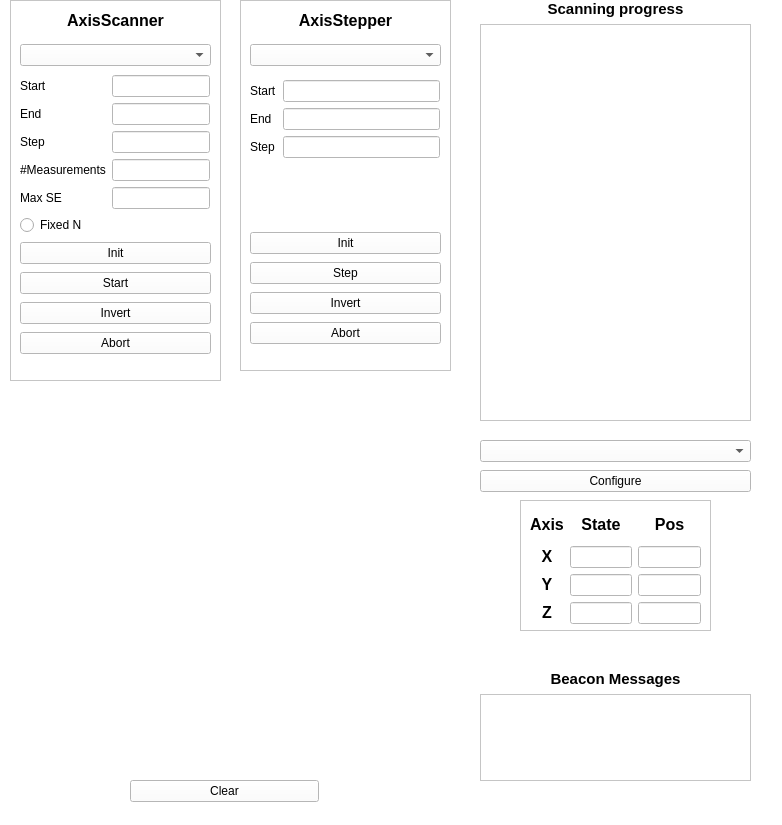
<?xml version="1.0" encoding="UTF-8"?>
<ui version="4.0">
 <class>StateMachinesGui</class>
 <widget class="QWidget" name="StateMachinesGui">
  <property name="geometry">
   <rect>
    <x>0</x>
    <y>0</y>
    <width>782</width>
    <height>825</height>
   </rect>
  </property>
  <property name="windowTitle">
   <string>Form</string>
  </property>
  <property name="styleSheet">
   <string notr="true">background: white;
</string>
  </property>
  <widget class="QFrame" name="frame_9">
   <property name="geometry">
    <rect>
     <x>10</x>
     <y>0</y>
     <width>211</width>
     <height>381</height>
    </rect>
   </property>
   <property name="frameShape">
    <enum>QFrame::StyledPanel</enum>
   </property>
   <property name="frameShadow">
    <enum>QFrame::Raised</enum>
   </property>
   <widget class="QWidget" name="formLayoutWidget_2">
    <property name="geometry">
     <rect>
      <x>10</x>
      <y>75</y>
      <width>190</width>
      <height>180</height>
     </rect>
    </property>
    <layout class="QFormLayout" name="formLayout_9">
     <item row="0" column="0">
      <widget class="QLabel" name="label">
       <property name="text">
        <string>Start</string>
       </property>
      </widget>
     </item>
     <item row="0" column="1">
      <widget class="QLineEdit" name="lineEdit_axisScan_start"/>
     </item>
     <item row="1" column="0">
      <widget class="QLabel" name="label_6">
       <property name="text">
        <string>End</string>
       </property>
      </widget>
     </item>
     <item row="1" column="1">
      <widget class="QLineEdit" name="lineEdit_axisScan_end"/>
     </item>
     <item row="2" column="0">
      <widget class="QLabel" name="label_5">
       <property name="text">
        <string>Step</string>
       </property>
      </widget>
     </item>
     <item row="2" column="1">
      <widget class="QLineEdit" name="lineEdit_axisScan_step"/>
     </item>
     <item row="3" column="0">
      <widget class="QLabel" name="label_3">
       <property name="text">
        <string>#Measurements</string>
       </property>
      </widget>
     </item>
     <item row="3" column="1">
      <widget class="QLineEdit" name="lineEdit_axisScan_measurements"/>
     </item>
     <item row="4" column="0">
      <widget class="QLabel" name="label_4">
       <property name="text">
        <string>Max SE</string>
       </property>
      </widget>
     </item>
     <item row="4" column="1">
      <widget class="QLineEdit" name="lineEdit_axisScan_max_se"/>
     </item>
     <item row="5" column="0">
      <widget class="QRadioButton" name="radioButton_axisScan_fixed_n">
       <property name="text">
        <string>Fixed N</string>
       </property>
      </widget>
     </item>
    </layout>
   </widget>
   <widget class="QLabel" name="label_17">
    <property name="geometry">
     <rect>
      <x>40</x>
      <y>10</y>
      <width>131</width>
      <height>21</height>
     </rect>
    </property>
    <property name="text">
     <string>&lt;html&gt;&lt;head/&gt;&lt;body&gt;&lt;p&gt;&lt;span style=&quot; font-size:12pt; font-weight:600;&quot;&gt;AxisScanner&lt;/span&gt;&lt;/p&gt;&lt;/body&gt;&lt;/html&gt;</string>
    </property>
    <property name="alignment">
     <set>Qt::AlignCenter</set>
    </property>
   </widget>
   <widget class="QWidget" name="verticalLayoutWidget">
    <property name="geometry">
     <rect>
      <x>10</x>
      <y>240</y>
      <width>191</width>
      <height>120</height>
     </rect>
    </property>
    <layout class="QVBoxLayout" name="verticalLayout">
     <item>
      <widget class="QPushButton" name="pushButton_axisScan_init">
       <property name="text">
        <string>Init</string>
       </property>
      </widget>
     </item>
     <item>
      <widget class="QPushButton" name="pushButton_axisScan_start">
       <property name="text">
        <string>Start</string>
       </property>
      </widget>
     </item>
     <item>
      <widget class="QPushButton" name="pushButton_axisScan_invert">
       <property name="text">
        <string>Invert</string>
       </property>
      </widget>
     </item>
     <item>
      <widget class="QPushButton" name="pushButton_axisScan_abort">
       <property name="text">
        <string>Abort</string>
       </property>
      </widget>
     </item>
    </layout>
   </widget>
   <widget class="QWidget" name="verticalLayoutWidget_2">
    <property name="geometry">
     <rect>
      <x>10</x>
      <y>40</y>
      <width>191</width>
      <height>31</height>
     </rect>
    </property>
    <layout class="QVBoxLayout" name="verticalLayout_2">
     <item>
      <widget class="QComboBox" name="comboBox_axisScan_motor_axis">
       <property name="styleSheet">
        <string notr="true">QComboBox 
{
background: white;
}

QComboBox QAbstractItemView 
{
background-color: white;
selection-color: dark-grey;
}</string>
       </property>
      </widget>
     </item>
    </layout>
   </widget>
  </widget>
  <widget class="QFrame" name="frame_11">
   <property name="geometry">
    <rect>
     <x>520</x>
     <y>500</y>
     <width>191</width>
     <height>131</height>
    </rect>
   </property>
   <property name="frameShape">
    <enum>QFrame::StyledPanel</enum>
   </property>
   <property name="frameShadow">
    <enum>QFrame::Raised</enum>
   </property>
   <widget class="QWidget" name="gridLayoutWidget">
    <property name="geometry">
     <rect>
      <x>10</x>
      <y>10</y>
      <width>171</width>
      <height>114</height>
     </rect>
    </property>
    <layout class="QGridLayout" name="gridLayout">
     <item row="1" column="0">
      <widget class="QLabel" name="label_19">
       <property name="text">
        <string>&lt;html&gt;&lt;head/&gt;&lt;body&gt;&lt;p&gt;&lt;span style=&quot; font-size:12pt; font-weight:600;&quot;&gt;X&lt;/span&gt;&lt;/p&gt;&lt;/body&gt;&lt;/html&gt;</string>
       </property>
       <property name="alignment">
        <set>Qt::AlignCenter</set>
       </property>
      </widget>
     </item>
     <item row="2" column="0">
      <widget class="QLabel" name="label_23">
       <property name="text">
        <string>&lt;html&gt;&lt;head/&gt;&lt;body&gt;&lt;p&gt;&lt;span style=&quot; font-size:12pt; font-weight:600;&quot;&gt;Y&lt;/span&gt;&lt;/p&gt;&lt;/body&gt;&lt;/html&gt;</string>
       </property>
       <property name="alignment">
        <set>Qt::AlignCenter</set>
       </property>
      </widget>
     </item>
     <item row="0" column="2">
      <widget class="QLabel" name="label_22">
       <property name="text">
        <string>&lt;html&gt;&lt;head/&gt;&lt;body&gt;&lt;p&gt;&lt;span style=&quot; font-size:12pt; font-weight:600;&quot;&gt;Pos&lt;/span&gt;&lt;/p&gt;&lt;/body&gt;&lt;/html&gt;</string>
       </property>
       <property name="alignment">
        <set>Qt::AlignCenter</set>
       </property>
      </widget>
     </item>
     <item row="1" column="1">
      <widget class="QLineEdit" name="lineEdit_state_x">
       <property name="alignment">
        <set>Qt::AlignCenter</set>
       </property>
      </widget>
     </item>
     <item row="2" column="2">
      <widget class="QLineEdit" name="lineEdit_pos_y">
       <property name="alignment">
        <set>Qt::AlignCenter</set>
       </property>
      </widget>
     </item>
     <item row="1" column="2">
      <widget class="QLineEdit" name="lineEdit_pos_x">
       <property name="alignment">
        <set>Qt::AlignCenter</set>
       </property>
      </widget>
     </item>
     <item row="2" column="1">
      <widget class="QLineEdit" name="lineEdit_state_y">
       <property name="alignment">
        <set>Qt::AlignCenter</set>
       </property>
      </widget>
     </item>
     <item row="0" column="0">
      <widget class="QLabel" name="label_20">
       <property name="text">
        <string>&lt;html&gt;&lt;head/&gt;&lt;body&gt;&lt;p&gt;&lt;span style=&quot; font-size:12pt; font-weight:600;&quot;&gt;Axis&lt;/span&gt;&lt;/p&gt;&lt;/body&gt;&lt;/html&gt;</string>
       </property>
       <property name="alignment">
        <set>Qt::AlignCenter</set>
       </property>
      </widget>
     </item>
     <item row="0" column="1">
      <widget class="QLabel" name="label_21">
       <property name="text">
        <string>&lt;html&gt;&lt;head/&gt;&lt;body&gt;&lt;p&gt;&lt;span style=&quot; font-size:12pt; font-weight:600;&quot;&gt;State&lt;/span&gt;&lt;/p&gt;&lt;/body&gt;&lt;/html&gt;</string>
       </property>
       <property name="alignment">
        <set>Qt::AlignCenter</set>
       </property>
      </widget>
     </item>
     <item row="3" column="0">
      <widget class="QLabel" name="label_24">
       <property name="text">
        <string>&lt;html&gt;&lt;head/&gt;&lt;body&gt;&lt;p&gt;&lt;span style=&quot; font-size:12pt; font-weight:600;&quot;&gt;Z&lt;/span&gt;&lt;/p&gt;&lt;/body&gt;&lt;/html&gt;</string>
       </property>
       <property name="alignment">
        <set>Qt::AlignCenter</set>
       </property>
      </widget>
     </item>
     <item row="3" column="1">
      <widget class="QLineEdit" name="lineEdit_state_z">
       <property name="alignment">
        <set>Qt::AlignCenter</set>
       </property>
      </widget>
     </item>
     <item row="3" column="2">
      <widget class="QLineEdit" name="lineEdit_pos_z">
       <property name="alignment">
        <set>Qt::AlignCenter</set>
       </property>
      </widget>
     </item>
    </layout>
   </widget>
  </widget>
  <widget class="QWidget" name="verticalLayoutWidget_3">
   <property name="geometry">
    <rect>
     <x>480</x>
     <y>0</y>
     <width>271</width>
     <height>421</height>
    </rect>
   </property>
   <layout class="QVBoxLayout" name="verticalLayout_3">
    <item>
     <widget class="QLabel" name="label_8">
      <property name="text">
       <string>&lt;html&gt;&lt;head/&gt;&lt;body&gt;&lt;p&gt;&lt;span style=&quot; font-size:11pt; font-weight:600;&quot;&gt;Scanning progress&lt;/span&gt;&lt;/p&gt;&lt;/body&gt;&lt;/html&gt;</string>
      </property>
      <property name="alignment">
       <set>Qt::AlignCenter</set>
      </property>
     </widget>
    </item>
    <item>
     <widget class="QPlainTextEdit" name="plainTextEdit_scanning_progress"/>
    </item>
   </layout>
  </widget>
  <widget class="QWidget" name="verticalLayoutWidget_4">
   <property name="geometry">
    <rect>
     <x>480</x>
     <y>670</y>
     <width>271</width>
     <height>111</height>
    </rect>
   </property>
   <layout class="QVBoxLayout" name="verticalLayout_4">
    <item>
     <widget class="QLabel" name="label_7">
      <property name="text">
       <string>&lt;html&gt;&lt;head/&gt;&lt;body&gt;&lt;p align=&quot;center&quot;&gt;&lt;span style=&quot; font-size:11pt; font-weight:600;&quot;&gt;Beacon Messages&lt;/span&gt;&lt;/p&gt;&lt;/body&gt;&lt;/html&gt;</string>
      </property>
     </widget>
    </item>
    <item>
     <widget class="QPlainTextEdit" name="plainTextEdit_beacon_messages"/>
    </item>
   </layout>
  </widget>
  <widget class="QFrame" name="frame_10">
   <property name="geometry">
    <rect>
     <x>240</x>
     <y>0</y>
     <width>211</width>
     <height>371</height>
    </rect>
   </property>
   <property name="frameShape">
    <enum>QFrame::StyledPanel</enum>
   </property>
   <property name="frameShadow">
    <enum>QFrame::Raised</enum>
   </property>
   <widget class="QWidget" name="formLayoutWidget_3">
    <property name="geometry">
     <rect>
      <x>10</x>
      <y>80</y>
      <width>190</width>
      <height>141</height>
     </rect>
    </property>
    <layout class="QFormLayout" name="formLayout_10">
     <item row="0" column="0">
      <widget class="QLabel" name="label_2">
       <property name="text">
        <string>Start</string>
       </property>
      </widget>
     </item>
     <item row="0" column="1">
      <widget class="QLineEdit" name="lineEdit_axisStep_start"/>
     </item>
     <item row="1" column="0">
      <widget class="QLabel" name="label_9">
       <property name="text">
        <string>End</string>
       </property>
      </widget>
     </item>
     <item row="1" column="1">
      <widget class="QLineEdit" name="lineEdit_axisStep_end"/>
     </item>
     <item row="2" column="0">
      <widget class="QLabel" name="label_10">
       <property name="text">
        <string>Step</string>
       </property>
      </widget>
     </item>
     <item row="2" column="1">
      <widget class="QLineEdit" name="lineEdit_axisStep_step"/>
     </item>
    </layout>
   </widget>
   <widget class="QLabel" name="label_18">
    <property name="geometry">
     <rect>
      <x>40</x>
      <y>10</y>
      <width>131</width>
      <height>21</height>
     </rect>
    </property>
    <property name="text">
     <string>&lt;html&gt;&lt;head/&gt;&lt;body&gt;&lt;p&gt;&lt;span style=&quot; font-size:12pt; font-weight:600;&quot;&gt;AxisStepper&lt;/span&gt;&lt;/p&gt;&lt;/body&gt;&lt;/html&gt;</string>
    </property>
    <property name="alignment">
     <set>Qt::AlignCenter</set>
    </property>
   </widget>
   <widget class="QWidget" name="verticalLayoutWidget_5">
    <property name="geometry">
     <rect>
      <x>10</x>
      <y>230</y>
      <width>191</width>
      <height>120</height>
     </rect>
    </property>
    <layout class="QVBoxLayout" name="verticalLayout_5">
     <item>
      <widget class="QPushButton" name="pushButton_axisStep_init">
       <property name="text">
        <string>Init</string>
       </property>
      </widget>
     </item>
     <item>
      <widget class="QPushButton" name="pushButton_axisStep_step">
       <property name="text">
        <string>Step</string>
       </property>
      </widget>
     </item>
     <item>
      <widget class="QPushButton" name="pushButton_axisStep_invert">
       <property name="text">
        <string>Invert</string>
       </property>
      </widget>
     </item>
     <item>
      <widget class="QPushButton" name="pushButton_axisStep_abort">
       <property name="text">
        <string>Abort</string>
       </property>
      </widget>
     </item>
    </layout>
   </widget>
   <widget class="QWidget" name="verticalLayoutWidget_6">
    <property name="geometry">
     <rect>
      <x>10</x>
      <y>40</y>
      <width>191</width>
      <height>31</height>
     </rect>
    </property>
    <layout class="QVBoxLayout" name="verticalLayout_6">
     <item>
      <widget class="QComboBox" name="comboBox_axisStep_motor_axis">
       <property name="styleSheet">
        <string notr="true">QComboBox 
{
background: white;
}

QComboBox QAbstractItemView 
{
background-color: white;
selection-color: dark-grey;
}</string>
       </property>
      </widget>
     </item>
    </layout>
   </widget>
  </widget>
  <widget class="QCustomPlot" name="customPlot_pos_accuracy" native="true">
   <property name="geometry">
    <rect>
     <x>20</x>
     <y>400</y>
     <width>421</width>
     <height>361</height>
    </rect>
   </property>
  </widget>
  <widget class="QPushButton" name="pushButton_clear_histogram">
   <property name="geometry">
    <rect>
     <x>130</x>
     <y>780</y>
     <width>189</width>
     <height>22</height>
    </rect>
   </property>
   <property name="text">
    <string>Clear</string>
   </property>
  </widget>
  <widget class="QComboBox" name="comboBox_hardware">
   <property name="geometry">
    <rect>
     <x>480</x>
     <y>440</y>
     <width>271</width>
     <height>22</height>
    </rect>
   </property>
   <property name="styleSheet">
    <string notr="true">QComboBox 
{
background: white;
}

QComboBox QAbstractItemView 
{
background-color: white;
selection-color: dark-grey;
}</string>
   </property>
  </widget>
  <widget class="QPushButton" name="pushButton_configure">
   <property name="geometry">
    <rect>
     <x>480</x>
     <y>470</y>
     <width>271</width>
     <height>22</height>
    </rect>
   </property>
   <property name="text">
    <string>Configure</string>
   </property>
  </widget>
 </widget>
 <customwidgets>
  <customwidget>
   <class>QCustomPlot</class>
   <extends>QWidget</extends>
   <header>qcustomplot.h</header>
   <container>1</container>
  </customwidget>
 </customwidgets>
 <resources/>
 <connections/>
</ui>
